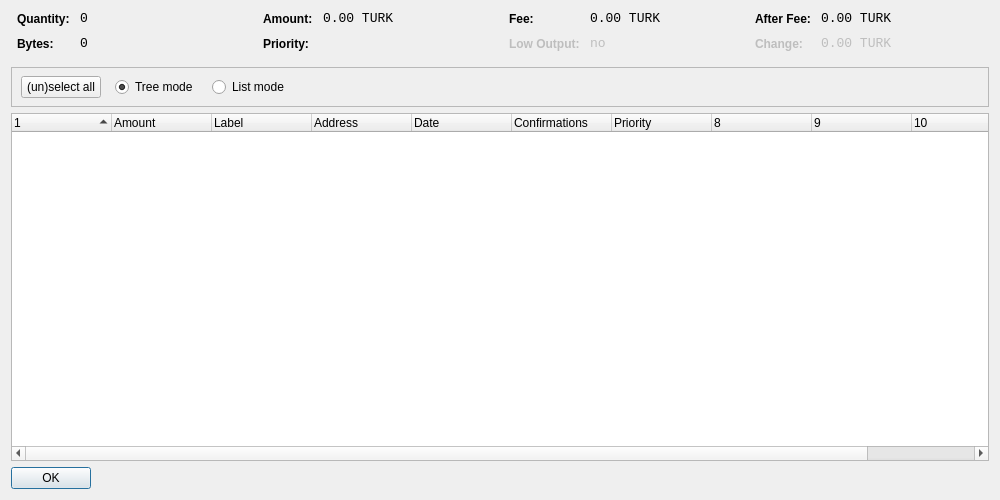
<?xml version="1.0" encoding="UTF-8"?>
<ui version="4.0">
 <class>CoinControlDialog</class>
 <widget class="QDialog" name="CoinControlDialog">
  <property name="geometry">
   <rect>
    <x>0</x>
    <y>0</y>
    <width>1000</width>
    <height>500</height>
   </rect>
  </property>
  <property name="windowTitle">
   <string>Coin Control</string>
  </property>
  <layout class="QVBoxLayout" name="verticalLayout">
   <item>
    <layout class="QHBoxLayout" name="horizontalLayoutTop" stretch="0,0,0,0">
     <property name="topMargin">
      <number>0</number>
     </property>
     <property name="bottomMargin">
      <number>10</number>
     </property>
     <item>
      <layout class="QFormLayout" name="formLayoutCoinControl1">
       <property name="horizontalSpacing">
        <number>10</number>
       </property>
       <property name="verticalSpacing">
        <number>10</number>
       </property>
       <property name="leftMargin">
        <number>6</number>
       </property>
       <property name="rightMargin">
        <number>6</number>
       </property>
       <item row="0" column="0">
        <widget class="QLabel" name="labelCoinControlQuantityText">
         <property name="styleSheet">
          <string notr="true">font-weight:bold;</string>
         </property>
         <property name="text">
          <string>Quantity:</string>
         </property>
        </widget>
       </item>
       <item row="0" column="1">
        <widget class="QLabel" name="labelCoinControlQuantity">
         <property name="font">
          <font>
           <family>Monospace</family>
           <pointsize>10</pointsize>
          </font>
         </property>
         <property name="cursor">
          <cursorShape>IBeamCursor</cursorShape>
         </property>
         <property name="contextMenuPolicy">
          <enum>Qt::ActionsContextMenu</enum>
         </property>
         <property name="text">
          <string notr="true">0</string>
         </property>
         <property name="textInteractionFlags">
          <set>Qt::LinksAccessibleByMouse|Qt::TextSelectableByKeyboard|Qt::TextSelectableByMouse</set>
         </property>
        </widget>
       </item>
       <item row="1" column="0">
        <widget class="QLabel" name="labelCoinControlBytesText">
         <property name="styleSheet">
          <string notr="true">font-weight:bold;</string>
         </property>
         <property name="text">
          <string>Bytes:</string>
         </property>
        </widget>
       </item>
       <item row="1" column="1">
        <widget class="QLabel" name="labelCoinControlBytes">
         <property name="font">
          <font>
           <family>Monospace</family>
           <pointsize>10</pointsize>
          </font>
         </property>
         <property name="cursor">
          <cursorShape>IBeamCursor</cursorShape>
         </property>
         <property name="contextMenuPolicy">
          <enum>Qt::ActionsContextMenu</enum>
         </property>
         <property name="text">
          <string notr="true">0</string>
         </property>
         <property name="textInteractionFlags">
          <set>Qt::LinksAccessibleByMouse|Qt::TextSelectableByKeyboard|Qt::TextSelectableByMouse</set>
         </property>
        </widget>
       </item>
      </layout>
     </item>
     <item>
      <layout class="QFormLayout" name="formLayoutCoinControl2">
       <property name="horizontalSpacing">
        <number>10</number>
       </property>
       <property name="verticalSpacing">
        <number>10</number>
       </property>
       <property name="leftMargin">
        <number>6</number>
       </property>
       <property name="rightMargin">
        <number>6</number>
       </property>
       <item row="0" column="0">
        <widget class="QLabel" name="labelCoinControlAmountText">
         <property name="styleSheet">
          <string notr="true">font-weight:bold;</string>
         </property>
         <property name="text">
          <string>Amount:</string>
         </property>
        </widget>
       </item>
       <item row="0" column="1">
        <widget class="QLabel" name="labelCoinControlAmount">
         <property name="font">
          <font>
           <family>Monospace</family>
           <pointsize>10</pointsize>
          </font>
         </property>
         <property name="cursor">
          <cursorShape>IBeamCursor</cursorShape>
         </property>
         <property name="contextMenuPolicy">
          <enum>Qt::ActionsContextMenu</enum>
         </property>
         <property name="text">
          <string notr="true">0.00 TURK</string>
         </property>
         <property name="textInteractionFlags">
          <set>Qt::LinksAccessibleByMouse|Qt::TextSelectableByKeyboard|Qt::TextSelectableByMouse</set>
         </property>
        </widget>
       </item>
       <item row="1" column="0">
        <widget class="QLabel" name="labelCoinControlPriorityText">
         <property name="styleSheet">
          <string notr="true">font-weight:bold;</string>
         </property>
         <property name="text">
          <string>Priority:</string>
         </property>
        </widget>
       </item>
       <item row="1" column="1">
        <widget class="QLabel" name="labelCoinControlPriority">
         <property name="font">
          <font>
           <family>Monospace</family>
           <pointsize>10</pointsize>
          </font>
         </property>
         <property name="cursor">
          <cursorShape>IBeamCursor</cursorShape>
         </property>
         <property name="contextMenuPolicy">
          <enum>Qt::ActionsContextMenu</enum>
         </property>
         <property name="text">
          <string/>
         </property>
         <property name="textInteractionFlags">
          <set>Qt::LinksAccessibleByMouse|Qt::TextSelectableByKeyboard|Qt::TextSelectableByMouse</set>
         </property>
        </widget>
       </item>
      </layout>
     </item>
     <item>
      <layout class="QFormLayout" name="formLayoutCoinControl3">
       <property name="horizontalSpacing">
        <number>10</number>
       </property>
       <property name="verticalSpacing">
        <number>10</number>
       </property>
       <property name="leftMargin">
        <number>6</number>
       </property>
       <property name="rightMargin">
        <number>6</number>
       </property>
       <item row="0" column="0">
        <widget class="QLabel" name="labelCoinControlFeeText">
         <property name="styleSheet">
          <string notr="true">font-weight:bold;</string>
         </property>
         <property name="text">
          <string>Fee:</string>
         </property>
        </widget>
       </item>
       <item row="0" column="1">
        <widget class="QLabel" name="labelCoinControlFee">
         <property name="font">
          <font>
           <family>Monospace</family>
           <pointsize>10</pointsize>
          </font>
         </property>
         <property name="cursor">
          <cursorShape>IBeamCursor</cursorShape>
         </property>
         <property name="contextMenuPolicy">
          <enum>Qt::ActionsContextMenu</enum>
         </property>
         <property name="text">
          <string notr="true">0.00 TURK</string>
         </property>
         <property name="textInteractionFlags">
          <set>Qt::LinksAccessibleByMouse|Qt::TextSelectableByKeyboard|Qt::TextSelectableByMouse</set>
         </property>
        </widget>
       </item>
       <item row="1" column="0">
        <widget class="QLabel" name="labelCoinControlLowOutputText">
         <property name="enabled">
          <bool>false</bool>
         </property>
         <property name="styleSheet">
          <string notr="true">font-weight:bold;</string>
         </property>
         <property name="text">
          <string>Low Output:</string>
         </property>
        </widget>
       </item>
       <item row="1" column="1">
        <widget class="QLabel" name="labelCoinControlLowOutput">
         <property name="enabled">
          <bool>false</bool>
         </property>
         <property name="font">
          <font>
           <family>Monospace</family>
           <pointsize>10</pointsize>
          </font>
         </property>
         <property name="cursor">
          <cursorShape>IBeamCursor</cursorShape>
         </property>
         <property name="contextMenuPolicy">
          <enum>Qt::ActionsContextMenu</enum>
         </property>
         <property name="text">
          <string notr="true">no</string>
         </property>
         <property name="textInteractionFlags">
          <set>Qt::LinksAccessibleByMouse|Qt::TextSelectableByKeyboard|Qt::TextSelectableByMouse</set>
         </property>
        </widget>
       </item>
      </layout>
     </item>
     <item>
      <layout class="QFormLayout" name="formLayoutCoinControl4">
       <property name="horizontalSpacing">
        <number>10</number>
       </property>
       <property name="verticalSpacing">
        <number>10</number>
       </property>
       <property name="leftMargin">
        <number>6</number>
       </property>
       <property name="rightMargin">
        <number>6</number>
       </property>
       <item row="0" column="0">
        <widget class="QLabel" name="labelCoinControlAfterFeeText">
         <property name="styleSheet">
          <string notr="true">font-weight:bold;</string>
         </property>
         <property name="text">
          <string>After Fee:</string>
         </property>
        </widget>
       </item>
       <item row="0" column="1">
        <widget class="QLabel" name="labelCoinControlAfterFee">
         <property name="font">
          <font>
           <family>Monospace</family>
           <pointsize>10</pointsize>
          </font>
         </property>
         <property name="cursor">
          <cursorShape>IBeamCursor</cursorShape>
         </property>
         <property name="contextMenuPolicy">
          <enum>Qt::ActionsContextMenu</enum>
         </property>
         <property name="text">
          <string notr="true">0.00 TURK</string>
         </property>
         <property name="textInteractionFlags">
          <set>Qt::LinksAccessibleByMouse|Qt::TextSelectableByKeyboard|Qt::TextSelectableByMouse</set>
         </property>
        </widget>
       </item>
       <item row="1" column="0">
        <widget class="QLabel" name="labelCoinControlChangeText">
         <property name="enabled">
          <bool>false</bool>
         </property>
         <property name="styleSheet">
          <string notr="true">font-weight:bold;</string>
         </property>
         <property name="text">
          <string>Change:</string>
         </property>
        </widget>
       </item>
       <item row="1" column="1">
        <widget class="QLabel" name="labelCoinControlChange">
         <property name="enabled">
          <bool>false</bool>
         </property>
         <property name="font">
          <font>
           <family>Monospace</family>
           <pointsize>10</pointsize>
          </font>
         </property>
         <property name="cursor">
          <cursorShape>IBeamCursor</cursorShape>
         </property>
         <property name="contextMenuPolicy">
          <enum>Qt::ActionsContextMenu</enum>
         </property>
         <property name="text">
          <string notr="true">0.00 TURK</string>
         </property>
         <property name="textInteractionFlags">
          <set>Qt::LinksAccessibleByMouse|Qt::TextSelectableByKeyboard|Qt::TextSelectableByMouse</set>
         </property>
        </widget>
       </item>
      </layout>
     </item>
    </layout>
   </item>
   <item>
    <widget class="QFrame" name="frame">
     <property name="minimumSize">
      <size>
       <width>0</width>
       <height>40</height>
      </size>
     </property>
     <property name="frameShape">
      <enum>QFrame::StyledPanel</enum>
     </property>
     <property name="frameShadow">
      <enum>QFrame::Sunken</enum>
     </property>
     <widget class="QWidget" name="horizontalLayoutWidget">
      <property name="geometry">
       <rect>
        <x>10</x>
        <y>0</y>
        <width>781</width>
        <height>41</height>
       </rect>
      </property>
      <layout class="QHBoxLayout" name="horizontalLayoutPanel" stretch="0,0,0,0,0">
       <property name="spacing">
        <number>14</number>
       </property>
       <item>
        <widget class="QPushButton" name="pushButtonSelectAll">
         <property name="sizePolicy">
          <sizepolicy hsizetype="Maximum" vsizetype="Fixed">
           <horstretch>0</horstretch>
           <verstretch>0</verstretch>
          </sizepolicy>
         </property>
         <property name="text">
          <string>(un)select all</string>
         </property>
        </widget>
       </item>
       <item>
        <widget class="QRadioButton" name="radioTreeMode">
         <property name="sizePolicy">
          <sizepolicy hsizetype="Maximum" vsizetype="Fixed">
           <horstretch>0</horstretch>
           <verstretch>0</verstretch>
          </sizepolicy>
         </property>
         <property name="text">
          <string>Tree mode</string>
         </property>
         <property name="checked">
          <bool>true</bool>
         </property>
        </widget>
       </item>
       <item>
        <widget class="QRadioButton" name="radioListMode">
         <property name="sizePolicy">
          <sizepolicy hsizetype="Maximum" vsizetype="Fixed">
           <horstretch>0</horstretch>
           <verstretch>0</verstretch>
          </sizepolicy>
         </property>
         <property name="text">
          <string>List mode</string>
         </property>
        </widget>
       </item>
       <item>
        <spacer name="horizontalSpacer">
         <property name="orientation">
          <enum>Qt::Horizontal</enum>
         </property>
         <property name="sizeHint" stdset="0">
          <size>
           <width>40</width>
           <height>20</height>
          </size>
         </property>
        </spacer>
       </item>
      </layout>
     </widget>
    </widget>
   </item>
   <item>
    <widget class="CoinControlTreeWidget" name="treeWidget">
     <property name="contextMenuPolicy">
      <enum>Qt::CustomContextMenu</enum>
     </property>
     <property name="sortingEnabled">
      <bool>false</bool>
     </property>
     <property name="columnCount">
      <number>11</number>
     </property>
     <attribute name="headerShowSortIndicator" stdset="0">
      <bool>true</bool>
     </attribute>
     <attribute name="headerStretchLastSection">
      <bool>false</bool>
     </attribute>
     <column>
      <property name="text">
       <string/>
      </property>
     </column>
     <column>
      <property name="text">
       <string>Amount</string>
      </property>
     </column>
     <column>
      <property name="text">
       <string>Label</string>
      </property>
     </column>
     <column>
      <property name="text">
       <string>Address</string>
      </property>
     </column>
     <column>
      <property name="text">
       <string>Date</string>
      </property>
     </column>
     <column>
      <property name="text">
       <string>Confirmations</string>
      </property>
      <property name="toolTip">
       <string>Confirmed</string>
      </property>
     </column>
     <column>
      <property name="text">
       <string>Priority</string>
      </property>
     </column>
     <column>
      <property name="text">
       <string/>
      </property>
     </column>
     <column>
      <property name="text">
       <string/>
      </property>
     </column>
     <column>
      <property name="text">
       <string/>
      </property>
     </column>
     <column>
      <property name="text">
       <string/>
      </property>
     </column>
    </widget>
   </item>
   <item>
    <widget class="QDialogButtonBox" name="buttonBox">
     <property name="sizePolicy">
      <sizepolicy hsizetype="Maximum" vsizetype="Fixed">
       <horstretch>0</horstretch>
       <verstretch>0</verstretch>
      </sizepolicy>
     </property>
     <property name="orientation">
      <enum>Qt::Horizontal</enum>
     </property>
     <property name="standardButtons">
      <set>QDialogButtonBox::Ok</set>
     </property>
    </widget>
   </item>
  </layout>
 </widget>
 <customwidgets>
  <customwidget>
   <class>CoinControlTreeWidget</class>
   <extends>QTreeWidget</extends>
   <header>coincontroltreewidget.h</header>
  </customwidget>
 </customwidgets>
 <resources/>
 <connections/>
</ui>
